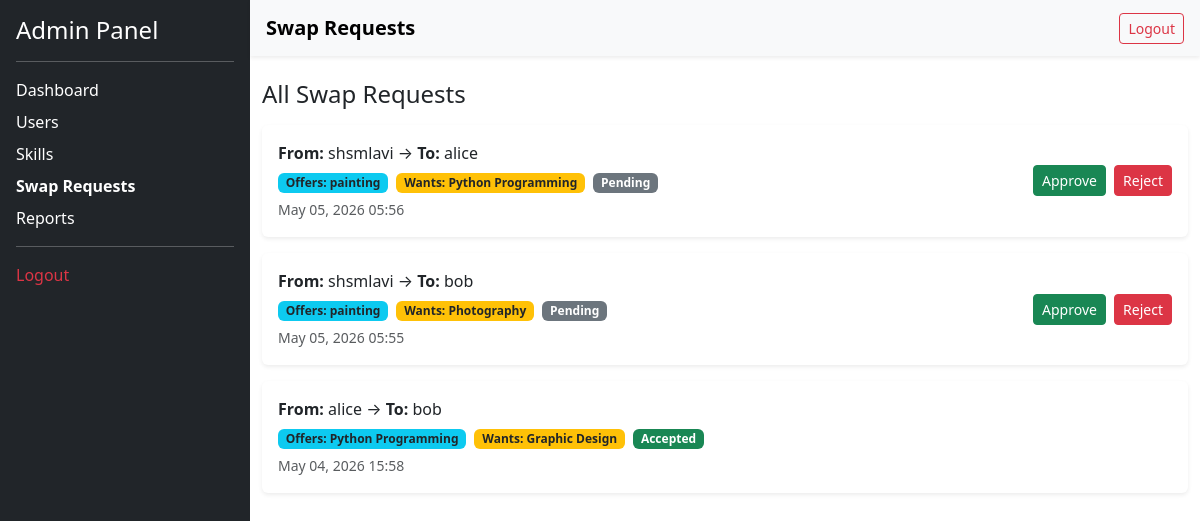
Screenshot of /admin-panel/requests/ (signed in) with the database file from the repository.
### core/models.py (models this page shows, shortened)
class SwapRequest(models.Model):
    STATUS_CHOICES = [
        ('pending', 'Pending'),
        ('accepted', 'Accepted'),
        ('rejected', 'Rejected'),
    ]
    from_user = models.ForeignKey(User, on_delete=models.CASCADE, related_name='sent_requests')
    to_user = models.ForeignKey(User, on_delete=models.CASCADE, related_name='received_requests')
    skill_offered = models.ForeignKey(Skill, on_delete=models.CASCADE, related_name='offered_in')
    skill_wanted_text = models.CharField(max_length=100, blank=True)
    status = models.CharField(max_length=10, choices=STATUS_CHOICES, default='pending')
    created_at = models.DateTimeField(auto_now_add=True)

class Skill(models.Model):
    user = models.ForeignKey(User, on_delete=models.CASCADE, related_name='skills')
    name = models.CharField(max_length=100)
    description = models.TextField(blank=True)
    skill_wanted = models.CharField(max_length=100, blank=True)
    is_active = models.BooleanField(default=True)
    created_at = models.DateTimeField(auto_now_add=True)

### core/views.py (the view)
    def wrapper(request, *args, **kwargs):
        if not request.user.is_authenticated or not request.user.is_staff:
            return redirect('login')
        return view_func(request, *args, **kwargs)

### core/views.py (called while the page is built)
def admin_required(view_func):
    def wrapper(request, *args, **kwargs):
        if not request.user.is_authenticated or not request.user.is_staff:
            return redirect('login')
        return view_func(request, *args, **kwargs)
    return wrapper

@admin_required
def admin_requests(request):
    swap_requests = SwapRequest.objects.all().order_by('-created_at')
    return render(request, 'admin_panel/requests.html', {'swap_requests': swap_requests})

### templates/admin_panel/requests.html (shortened to what this page needs)
{% extends 'base_admin.html' %}
{% block page_title %}Swap Requests{% endblock %}
{% block side_requests %}fw-bold text-warning{% endblock %}
{% block content %}
<h4 class="mb-3">All Swap Requests</h4>
{% for swap in swap_requests %}
<div class="card border-0 shadow-sm mb-3 p-3">
  <div class="row align-items-center">
    <div class="col-md-8">
      <p class="mb-1"><strong>From:</strong> {{ swap.from_user.username }} &rarr; <strong>To:</strong> {{ swap.to_user.username }}</p>
      <p class="mb-1">
        <span class="badge bg-info text-dark">Offers: {{ swap.skill_offered.name }}</span>
        <span class="badge bg-warning text-dark ms-1">Wants: {{ swap.skill_wanted_text }}</span>
        <span class="badge bg-{% if swap.status == 'accepted' %}success{% elif swap.status == 'rejected' %}danger{% else %}secondary{% endif %} ms-1">{{ swap.status|capfirst }}</span>
      </p>
      <small class="text-muted">{{ swap.created_at|date:"M d, Y H:i" }}</small>
    </div>
    <div class="col-md-4 text-end">
      {% if swap.status == 'pending' %}
      <a href="{% url 'admin_approve_request' swap.id %}" class="btn btn-success btn-sm">Approve</a>
      <a href="{% url 'admin_reject_request' swap.id %}" class="btn btn-danger btn-sm ms-1">Reject</a>
      {% endif %}
    </div>
  </div>
</div>
{% empty %}
<p class="text-muted">No swap requests found.</p>
{% endfor %}
{% endblock %}

### rows the page displays
SwapRequest: from_user.username "shsmlavi", to_user.username "alice", skill_offered.name "painting", skill_wanted_text "Python Programming", status "Pending", created_at "May 05, 2026 05:56", shows "Approve"
SwapRequest: from_user.username "shsmlavi", to_user.username "bob", skill_offered.name "painting", skill_wanted_text "Photography", status "Pending", created_at "May 05, 2026 05:55", shows "Approve"
SwapRequest: from_user.username "alice", to_user.username "bob", skill_offered.name "Python Programming", skill_wanted_text "Graphic Design", status "Accepted", created_at "May 04, 2026 15:58"
